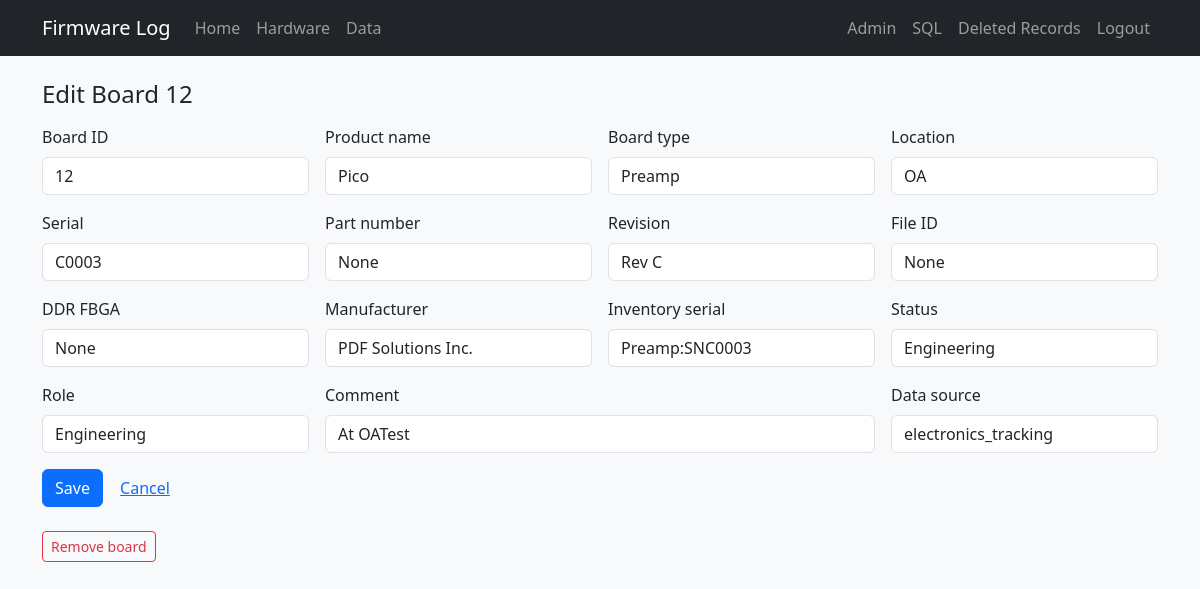
Before: /admin/board/12/edit (signed in) with the older database file.
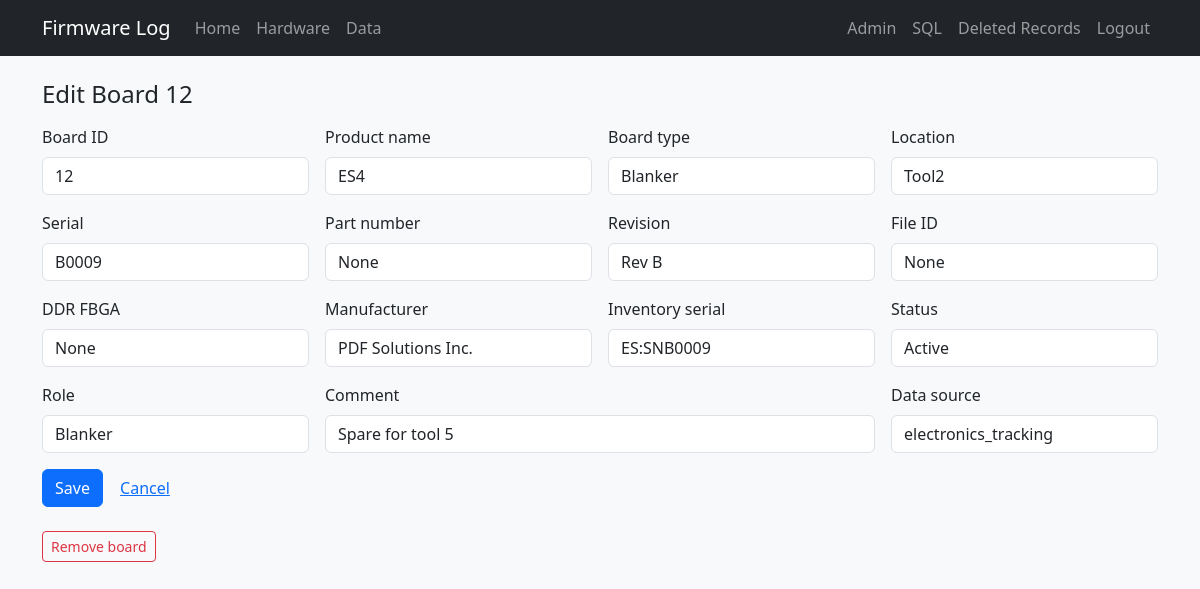
After: the same page with the newer database file.
### tables this page shows
CREATE TABLE "boards" (
                board_id      INTEGER PRIMARY KEY,
                tool          TEXT,
                board_slot    TEXT,
                manufacturer  TEXT NOT NULL DEFAULT 'PDF Solutions Inc.',
                board_name    TEXT NOT NULL,
                serial        TEXT NOT NULL,
                part_number   TEXT,
                revision      TEXT,
                file_id       TEXT,
                product_name  TEXT NOT NULL,
                ddr_fbga      TEXT
            , inventory_serial TEXT, status TEXT, role TEXT, comment TEXT, open_item TEXT, po TEXT, modified_by TEXT, source_updated_at TEXT, data_source TEXT, dc_status TEXT, ac_status TEXT, gcal_status TEXT, adc_status TEXT, eeprom_status TEXT);

### app.py (the view, shortened to what this page needs)
@app.route("/admin/board/<int:board_id>/edit", methods=["GET", "POST"])
@login_required
def admin_board_edit(board_id):
    board = db.get_board(board_id)
    if not board:
        flash("Board not found.", "danger")
        return redirect(url_for("admin_index"))
    return render_template("admin/board_form.html", board=board, next_id=board_id)

### app.py (called while the page is built)
def login_required(view):
    @wraps(view)
    def wrapped(*args, **kwargs):
        if not session.get("admin"):
            flash("Admin login required.", "warning")
            return redirect(url_for("admin_login", next=request.url))
        return view(*args, **kwargs)
    return wrapped

### db.py (called while the page is built)
def dict_row(cursor, row):
    return {col[0]: row[i] for i, col in enumerate(cursor.description)}

@contextmanager
def get_db():
    conn = sqlite3.connect(DATABASE)
    conn.row_factory = dict_row
    try:
        yield conn
    finally:
        conn.close()

def fetch_one(query, params=()):
    with get_db() as conn:
        return conn.execute(query, params).fetchone()

def get_board(board_id):
    return fetch_one("SELECT * FROM boards WHERE board_id = ?", (board_id,))

### templates/admin/board_form.html (shortened to what this page needs)
{% extends "base.html" %}
{% block content %}
<h1 class="h4 mb-3">{% if board %}Edit Board {{ board.board_id }}{% else %}Add Board{% endif %}</h1>
<form method="post" class="row g-3">
  <div class="col-md-3">
    <label class="form-label">Board ID</label>
    <input type="number" class="form-control" name="board_id" value="{{ board.board_id if board else next_id }}" {% if board %}readonly{% endif %} required>
  </div>
  <div class="col-md-3">
    <label class="form-label">Product name</label>
    <input type="text" class="form-control" name="product_name" value="{{ board.product_name if board else '' }}" placeholder="ES4, EM1, OBJ" required>
  </div>
  <div class="col-md-3">
    <label class="form-label">Board type</label>
    <input type="text" class="form-control" name="board_name" value="{{ board.board_name if board else '' }}" placeholder="USF, LSF, LSCC" required>
  </div>
  <div class="col-md-3">
    <label class="form-label">Location</label>
    <input type="text" class="form-control" name="tool" value="{{ board.tool if board else '' }}" placeholder="Tool9, Bench">
  </div>
  <div class="col-md-3">
    <label class="form-label">Serial</label>
    <input type="text" class="form-control" name="serial" value="{{ board.serial if board else '' }}" required>
  </div>
  <div class="col-md-3">
    <label class="form-label">Part number</label>
    <input type="text" class="form-control" name="part_number" value="{{ board.part_number if board else '' }}">
  </div>
  <div class="col-md-3">
    <label class="form-label">Revision</label>
    <input type="text" class="form-control" name="revision" value="{{ board.revision if board else '' }}" placeholder="Rev D">
  </div>
  <div class="col-md-3">
    <label class="form-label">File ID</label>
    <input type="text" class="form-control" name="file_id" value="{{ board.file_id if board else '' }}" placeholder="CCB local-IO EEPROM 0x50">
  </div>
  <div class="col-md-3">
    <label class="form-label">DDR FBGA</label>
    <input type="text" class="form-control" name="ddr_fbga" value="{{ board.ddr_fbga if board else '' }}">
  </div>
  <div class="col-md-3">
    <label class="form-label">Manufacturer</label>
    <input type="text" class="form-control" name="manufacturer" value="{{ board.manufacturer if board else 'PDF Solutions Inc.' }}">
  </div>
  <div class="col-md-3">
    <label class="form-label">Inventory serial</label>
    <input type="text" class="form-control" name="inventory_serial" value="{{ board.inventory_serial if board else '' }}">
  </div>
  <div class="col-md-3">
    <label class="form-label">Status</label>
    <input type="text" class="form-control" name="status" value="{{ board.status if board else '' }}" placeholder="Active, Repair">
  </div>
  <div class="col-md-3">
    <label class="form-label">Role</label>
    <input type="text" class="form-control" name="role" value="{{ board.role if board else '' }}">
  </div>
  <div class="col-md-6">
    <label class="form-label">Comment</label>
    <input type="text" class="form-control" name="comment" value="{{ board.comment if board else '' }}">
  </div>
  <div class="col-md-3">
    <label class="form-label">Data source</label>
    <input type="text" class="form-control" name="data_source" value="{{ board.data_source if board else '' }}" placeholder="firmware_log">
  </div>
  <div class="col-12">
    <button type="submit" class="btn btn-primary">Save</button>
    <a href="{{ url_for('admin_index') }}" class="btn btn-link">Cancel</a>
  </div>
</form>
{% if board %}
<form method="post" action="{{ url_for('admin_board_delete', board_id=board.board_id) }}" class="mt-4"
      onsubmit="return confirm('Move this board and all its firmware history to deleted records?')">
  <button type="submit" class="btn btn-outline-danger btn-sm">Remove board</button>
</form>
{% endif %}
{% endblock %}

Changed rows visible on the page:
changed boards "PDF Solutions Inc.": product_name "Pico" → "ES4"; board_name "Preamp" → "Blanker"; tool "OA" → "Tool2"; serial "C0003" → "B0009"; revision "Rev C" → "Rev B"; inventory_serial "Preamp:SNC0003" → "ES:SNB0009"; status "Engineering" → "Active"; role "Engineering" → "Blanker"; comment "At OATest" → "Spare for tool 5"
